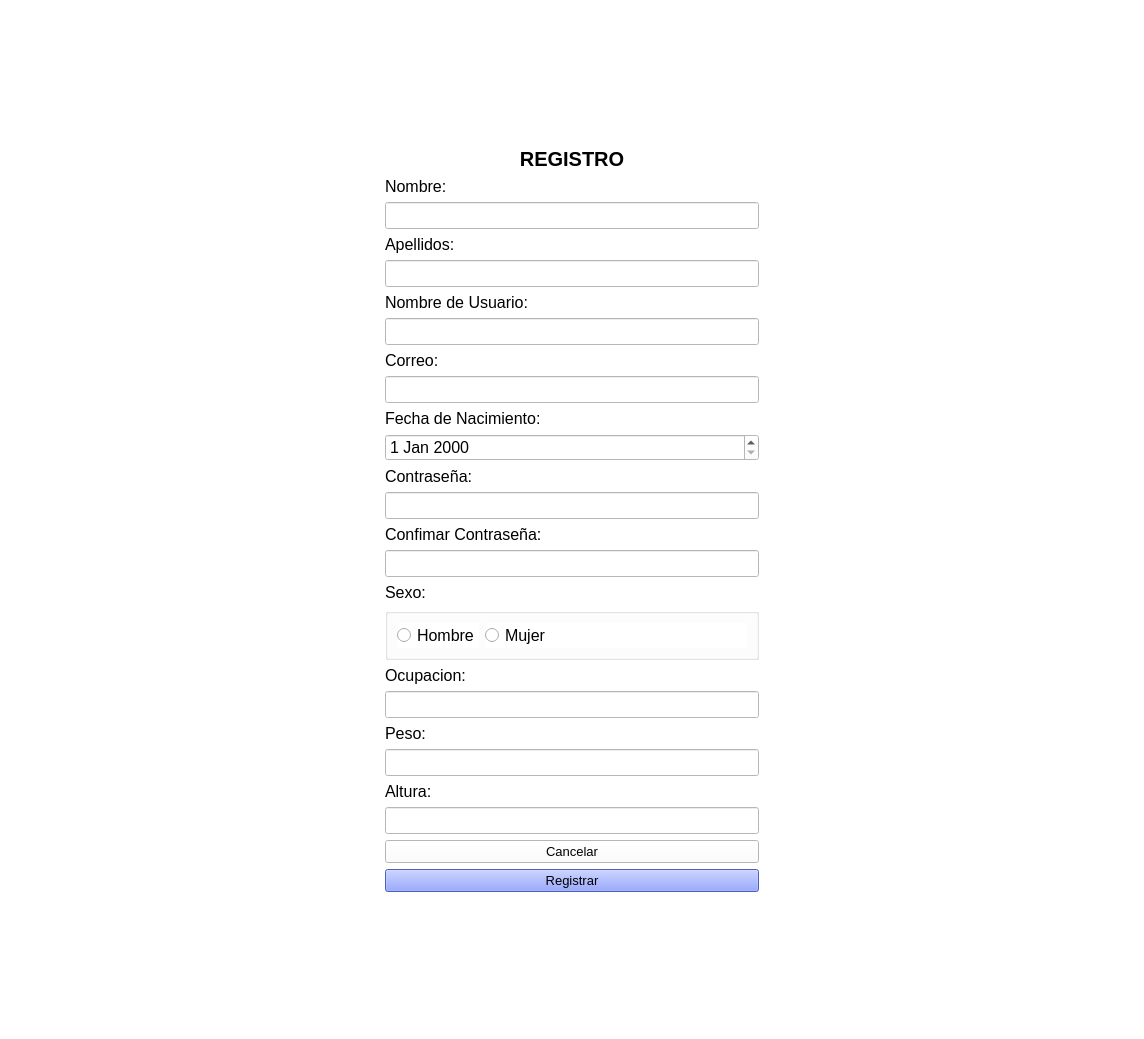
<?xml version="1.0" encoding="UTF-8"?>
<ui version="4.0">
 <class>Form</class>
 <widget class="QWidget" name="Form">
  <property name="geometry">
   <rect>
    <x>0</x>
    <y>0</y>
    <width>1144</width>
    <height>1039</height>
   </rect>
  </property>
  <property name="sizePolicy">
   <sizepolicy hsizetype="Preferred" vsizetype="Preferred">
    <horstretch>0</horstretch>
    <verstretch>0</verstretch>
   </sizepolicy>
  </property>
  <property name="maximumSize">
   <size>
    <width>16777215</width>
    <height>16777215</height>
   </size>
  </property>
  <property name="font">
   <font>
    <pointsize>12</pointsize>
   </font>
  </property>
  <property name="windowTitle">
   <string>App Habitos Saludables :</string>
  </property>
  <property name="styleSheet">
   <string notr="true">background-color: rgb(255, 255, 255);</string>
  </property>
  <layout class="QGridLayout" name="gridLayout_3">
   <item row="0" column="0">
    <layout class="QGridLayout" name="gridLayout">
     <item row="1" column="0">
      <spacer name="verticalSpacer_3">
       <property name="orientation">
        <enum>Qt::Vertical</enum>
       </property>
       <property name="sizeHint" stdset="0">
        <size>
         <width>20</width>
         <height>40</height>
        </size>
       </property>
      </spacer>
     </item>
     <item row="0" column="1">
      <spacer name="verticalSpacer">
       <property name="orientation">
        <enum>Qt::Vertical</enum>
       </property>
       <property name="sizeHint" stdset="0">
        <size>
         <width>20</width>
         <height>40</height>
        </size>
       </property>
      </spacer>
     </item>
     <item row="2" column="1">
      <spacer name="verticalSpacer_2">
       <property name="orientation">
        <enum>Qt::Vertical</enum>
       </property>
       <property name="sizeHint" stdset="0">
        <size>
         <width>20</width>
         <height>40</height>
        </size>
       </property>
      </spacer>
     </item>
     <item row="1" column="1">
      <layout class="QGridLayout" name="gridLayout_2">
       <item row="4" column="0">
        <widget class="QPushButton" name="btnRegistrar">
         <property name="font">
          <font>
           <pointsize>10</pointsize>
          </font>
         </property>
         <property name="styleSheet">
          <string notr="true">background-color: rgb(110, 132, 255);</string>
         </property>
         <property name="text">
          <string>Registrar</string>
         </property>
        </widget>
       </item>
       <item row="2" column="0">
        <layout class="QVBoxLayout" name="verticalLayout_23">
         <item>
          <layout class="QVBoxLayout" name="verticalLayout_24">
           <item>
            <widget class="QLabel" name="lblNombre">
             <property name="font">
              <font>
               <pointsize>12</pointsize>
              </font>
             </property>
             <property name="text">
              <string>Nombre:</string>
             </property>
            </widget>
           </item>
           <item>
            <widget class="QLineEdit" name="txtNombre">
             <property name="font">
              <font>
               <pointsize>12</pointsize>
              </font>
             </property>
            </widget>
           </item>
          </layout>
         </item>
         <item>
          <layout class="QVBoxLayout" name="verticalLayout_34">
           <item>
            <widget class="QLabel" name="lblApellido">
             <property name="font">
              <font>
               <pointsize>12</pointsize>
              </font>
             </property>
             <property name="text">
              <string>Apellidos:</string>
             </property>
            </widget>
           </item>
           <item>
            <widget class="QLineEdit" name="txtApellido">
             <property name="font">
              <font>
               <pointsize>12</pointsize>
              </font>
             </property>
            </widget>
           </item>
          </layout>
         </item>
         <item>
          <layout class="QVBoxLayout" name="verticalLayout_35">
           <item>
            <widget class="QLabel" name="lblUsuario">
             <property name="font">
              <font>
               <pointsize>12</pointsize>
              </font>
             </property>
             <property name="text">
              <string>Nombre de Usuario:</string>
             </property>
            </widget>
           </item>
           <item>
            <widget class="QLineEdit" name="txtUsuario">
             <property name="font">
              <font>
               <pointsize>12</pointsize>
              </font>
             </property>
            </widget>
           </item>
          </layout>
         </item>
         <item>
          <layout class="QVBoxLayout" name="verticalLayout_25">
           <item>
            <widget class="QLabel" name="lblCorreo">
             <property name="font">
              <font>
               <pointsize>12</pointsize>
              </font>
             </property>
             <property name="text">
              <string>Correo:</string>
             </property>
            </widget>
           </item>
           <item>
            <widget class="QLineEdit" name="txtCorreo">
             <property name="font">
              <font>
               <pointsize>12</pointsize>
              </font>
             </property>
            </widget>
           </item>
          </layout>
         </item>
         <item>
          <layout class="QVBoxLayout" name="verticalLayout_27">
           <item>
            <widget class="QLabel" name="lblFechaNacimiento">
             <property name="font">
              <font>
               <pointsize>12</pointsize>
              </font>
             </property>
             <property name="text">
              <string>Fecha de Nacimiento:</string>
             </property>
            </widget>
           </item>
           <item>
            <widget class="QDateEdit" name="txtFechaNacimiento">
             <property name="font">
              <font>
               <pointsize>12</pointsize>
              </font>
             </property>
            </widget>
           </item>
          </layout>
         </item>
         <item>
          <layout class="QVBoxLayout" name="verticalLayout_28">
           <item>
            <widget class="QLabel" name="lblContrasenia">
             <property name="font">
              <font>
               <pointsize>12</pointsize>
              </font>
             </property>
             <property name="text">
              <string>Contraseña:</string>
             </property>
            </widget>
           </item>
           <item>
            <widget class="QLineEdit" name="txtContrasenia">
             <property name="font">
              <font>
               <pointsize>12</pointsize>
              </font>
             </property>
            </widget>
           </item>
          </layout>
         </item>
         <item>
          <layout class="QVBoxLayout" name="verticalLayout_29">
           <item>
            <widget class="QLabel" name="lblConfirmarContrasenia">
             <property name="font">
              <font>
               <pointsize>12</pointsize>
              </font>
             </property>
             <property name="text">
              <string>Confimar Contraseña:</string>
             </property>
            </widget>
           </item>
           <item>
            <widget class="QLineEdit" name="txtConfirmarContrasenia">
             <property name="font">
              <font>
               <pointsize>12</pointsize>
              </font>
             </property>
            </widget>
           </item>
          </layout>
         </item>
         <item>
          <layout class="QVBoxLayout" name="verticalLayout_30">
           <item>
            <widget class="QLabel" name="lblSexo">
             <property name="font">
              <font>
               <pointsize>12</pointsize>
              </font>
             </property>
             <property name="text">
              <string>Sexo:</string>
             </property>
            </widget>
           </item>
           <item>
            <widget class="QGroupBox" name="grboxSexo">
             <property name="font">
              <font>
               <pointsize>12</pointsize>
              </font>
             </property>
             <property name="title">
              <string/>
             </property>
             <property name="alignment">
              <set>Qt::AlignLeading|Qt::AlignLeft|Qt::AlignTop</set>
             </property>
             <layout class="QFormLayout" name="formLayout">
              <item row="0" column="0">
               <widget class="QRadioButton" name="rbtnHombre">
                <property name="font">
                 <font>
                  <pointsize>12</pointsize>
                 </font>
                </property>
                <property name="text">
                 <string>Hombre</string>
                </property>
               </widget>
              </item>
              <item row="0" column="1">
               <widget class="QRadioButton" name="rbtnMujer">
                <property name="font">
                 <font>
                  <pointsize>12</pointsize>
                 </font>
                </property>
                <property name="text">
                 <string>Mujer</string>
                </property>
               </widget>
              </item>
             </layout>
            </widget>
           </item>
          </layout>
         </item>
         <item>
          <layout class="QVBoxLayout" name="verticalLayout_31">
           <item>
            <widget class="QLabel" name="lblOcupacion">
             <property name="font">
              <font>
               <pointsize>12</pointsize>
              </font>
             </property>
             <property name="text">
              <string>Ocupacion:</string>
             </property>
            </widget>
           </item>
           <item>
            <widget class="QLineEdit" name="txtOcupacion">
             <property name="font">
              <font>
               <pointsize>12</pointsize>
              </font>
             </property>
            </widget>
           </item>
          </layout>
         </item>
         <item>
          <layout class="QVBoxLayout" name="verticalLayout_32">
           <item>
            <widget class="QLabel" name="lblPeso">
             <property name="font">
              <font>
               <pointsize>12</pointsize>
              </font>
             </property>
             <property name="text">
              <string>Peso:</string>
             </property>
            </widget>
           </item>
           <item>
            <widget class="QLineEdit" name="txtPeso">
             <property name="font">
              <font>
               <pointsize>12</pointsize>
              </font>
             </property>
            </widget>
           </item>
          </layout>
         </item>
         <item>
          <layout class="QVBoxLayout" name="verticalLayout_33">
           <item>
            <widget class="QLabel" name="lblAltura">
             <property name="font">
              <font>
               <pointsize>12</pointsize>
              </font>
             </property>
             <property name="text">
              <string>Altura:</string>
             </property>
            </widget>
           </item>
           <item>
            <widget class="QLineEdit" name="txtAltura">
             <property name="font">
              <font>
               <pointsize>12</pointsize>
              </font>
             </property>
            </widget>
           </item>
          </layout>
         </item>
        </layout>
       </item>
       <item row="1" column="0">
        <widget class="QLabel" name="lblTitulo">
         <property name="font">
          <font>
           <family>MS Sans Serif</family>
           <pointsize>15</pointsize>
           <weight>75</weight>
           <bold>true</bold>
          </font>
         </property>
         <property name="layoutDirection">
          <enum>Qt::LeftToRight</enum>
         </property>
         <property name="text">
          <string>REGISTRO</string>
         </property>
         <property name="alignment">
          <set>Qt::AlignCenter</set>
         </property>
        </widget>
       </item>
       <item row="3" column="0">
        <widget class="QPushButton" name="btnCancelar">
         <property name="font">
          <font>
           <pointsize>10</pointsize>
          </font>
         </property>
         <property name="text">
          <string>Cancelar</string>
         </property>
        </widget>
       </item>
      </layout>
     </item>
     <item row="1" column="2">
      <spacer name="verticalSpacer_4">
       <property name="orientation">
        <enum>Qt::Vertical</enum>
       </property>
       <property name="sizeHint" stdset="0">
        <size>
         <width>20</width>
         <height>40</height>
        </size>
       </property>
      </spacer>
     </item>
     <item row="2" column="0">
      <spacer name="horizontalSpacer">
       <property name="orientation">
        <enum>Qt::Horizontal</enum>
       </property>
       <property name="sizeHint" stdset="0">
        <size>
         <width>40</width>
         <height>20</height>
        </size>
       </property>
      </spacer>
     </item>
     <item row="2" column="2">
      <spacer name="horizontalSpacer_2">
       <property name="orientation">
        <enum>Qt::Horizontal</enum>
       </property>
       <property name="sizeHint" stdset="0">
        <size>
         <width>40</width>
         <height>20</height>
        </size>
       </property>
      </spacer>
     </item>
    </layout>
   </item>
  </layout>
 </widget>
 <resources/>
 <connections/>
</ui>
